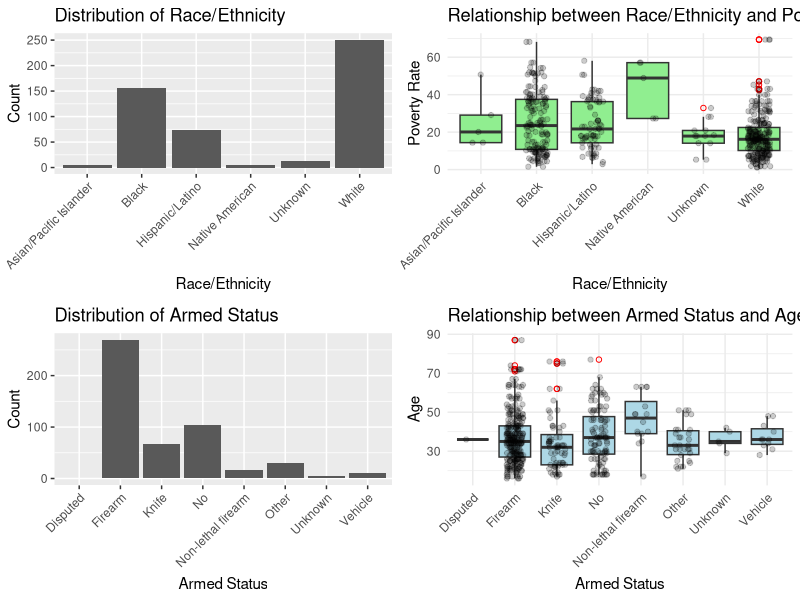

This figure's R source:
## ---- chunk 1
knitr::opts_chunk$set(echo = TRUE)
## ---- chunk 2
library(dplyr)
library(ggplot2)

# Read the new CSV file
new_data <- read.csv("police_killings_processed.csv")

## Examine NAs
print(sapply(new_data, function(x) sum(is.na(x))))

## Convert age to numeric

# Convert the 'age' column to numeric
new_data$age_num <- as.numeric(new_data$age)

# Verify the conversion
class(new_data$age_num)

# Check for any NAs introduced during conversion
sum(is.na(new_data$age_num))

# Check the original data
# print(new_data[is.na(new_data$age_num), c("age", "age_num")])

# Convert "Unknown" age to mean age
new_data$age <- as.numeric(ifelse(new_data$age == "unknown", NA, new_data$age))
new_data$age[is.na(new_data$age)] <- mean(new_data$age, na.rm = TRUE)
## ---- chunk 3
glimpse(new_data)


####### Research question 1
## 1. Race/Ethnicity
race_counts <- table(new_data$raceethnicity)
race_percentages <- prop.table(race_counts) * 100

cat("Race/Ethnicity Distribution:\n")
print(race_counts)
cat("\nPercentages:\n")
print(race_percentages)

plot1 <- ggplot(new_data, aes(x = raceethnicity)) +
  geom_bar() +
  theme(axis.text.x = element_text(angle = 45, hjust = 1)) +
  labs(title = "Distribution of Race/Ethnicity", x = "Race/Ethnicity", y = "Count")

# Plot 1: Relationship between 'race' and 'poverty rate'
plot2 <- ggplot(new_data, aes(x = raceethnicity, y = pov)) +
  geom_boxplot(fill = "lightgreen", outlier.colour = "red", outlier.shape = 1) +
  geom_jitter(width = 0.2, alpha = 0.2) +
  theme_minimal() +
  theme(axis.text.x = element_text(angle = 45, hjust = 1)) +
  labs(title = "Relationship between Race/Ethnicity and Poverty Rate",
       x = "Race/Ethnicity",
       y = "Poverty Rate")

#### Research question 2

## 6. Armed Status
armed_counts <- table(new_data$armed)
armed_percentages <- prop.table(armed_counts) * 100

cat("\nArmed Status Distribution:\n")
print(armed_counts)
cat("\nPercentages:\n")
print(armed_percentages)

plot3 <- ggplot(new_data, aes(x = armed)) +
  geom_bar() +
  theme(axis.text.x = element_text(angle = 45, hjust = 1)) +
  labs(title = "Distribution of Armed Status", x = "Armed Status", y = "Count")

# Plot 2: Relationship between 'armed' and 'age'
plot4 <- ggplot(new_data, aes(x = armed, y = age)) +
  geom_boxplot(fill = "lightblue", outlier.colour = "red", outlier.shape = 1) +
  geom_jitter(width = 0.2, alpha = 0.2) +
  theme_minimal() +
  theme(axis.text.x = element_text(angle = 45, hjust = 1)) +
  labs(title = "Relationship between Armed Status and Age",
       x = "Armed Status",
       y = "Age")

library(cowplot)
plot_grid(plot1, plot2, plot3, plot4, ncol=2)

